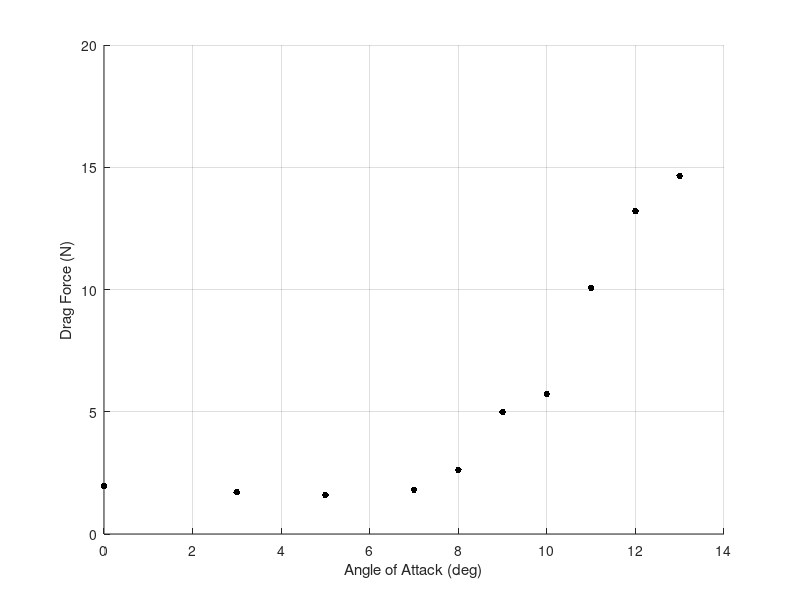

The MATLAB source for this figure: (Note: this script raises an error after producing the figure.)
% EAS 4810C Lab 5
% Plot generation

%% Plot drag force vs alpha

clc; clear; close all;

Fd = [1.958206345
1.704549533
1.592962649
1.817184317
2.625310249
4.99126022
5.728481418
10.07077517
13.20591133
14.65105534];

a = [0
3
5
7
8
9
10
11
12
13];
    
figure;
hold on;
plot(a,Fd,'k.','MarkerSize',15);
ylabel('Drag Force (N)')
xlabel('Angle of Attack (deg)')
grid on;
box off;
matlab2tikz('dragForce.tex','height','\fheight','width','\fwidth')

%% Plot lift force vs alpha

clc; clear; close all;

Fl = [0
27.35742964
38.72684467
49.70505638
55.98542969
66.32375174
73.4976954
65.60831974
63.19365752
61.79559985];

a = [0
3
5
7
8
9
10
11
12
13];
    
figure;
hold on;
plot(a,Fl,'k.','MarkerSize',15);
ylabel('Lift Force (N)')
xlabel('Angle of Attack (deg)')
grid on;
box off;
matlab2tikz('liftForce.tex','height','\fheight','width','\fwidth')

%% Plot moment vs alpha

clc; clear; close all;

M = [0
-1.845242185
-1.516790206
-0.9641498
-0.283300244
0.37970687
1.103431109
2.041708102
0.785569658
-2.105218776];

a = [0
3
5
7
8
9
10
11
12
13];
    
figure;
hold on;
plot(a,M,'k.','MarkerSize',15);
ylabel('Moment (Nm)')
xlabel('Angle of Attack (deg)')
grid on;
box off;
matlab2tikz('moment.tex','height','\fheight','width','\fwidth')

%% Plot CD stuff vs alpha

clc; clear; close all;

CDun = [0.024098266
0.02097669
0.019603469
0.022362807
0.032307843
0.061423923
0.070496385
0.123933934
0.162515846
0.180300215];

CDcor = [0.023524806
0.020477514
0.019136971
0.021830646
0.031539023
0.059962236
0.068818803
0.120984715
0.158648504
0.176009664];

a = [0
3
5
7
8
9
10
11
12
13];

acor = [0
3.051219576
5.083739423
7.117555465
8.140641138
9.173948407
10.19552088
11.17868962
12.17634195
13.1769283];

CD0012 = load('CD_0012.txt','ascii');

orange = '#FA4616';
blue = '#0021A5';

figure;
hold on;
plot(a,CDun,'^','MarkerEdgeColor',orange,'MarkerFaceColor',orange);
plot(acor,CDcor,'square','MarkerEdgeColor',blue,'MarkerFaceColor',blue);
plot(CD0012(:,1),CD0012(:,2),'k-','LineWidth',1.25);
ylabel('C_D')
xlabel('Angle of Attack (deg)')
legend({'Experimental Without Correction','Experimental With Correction','XFOIL'},'Location','northwest')
grid on;
box off;
matlab2tikz('CD.tex','height','\fheight','width','\fwidth')

%% Plot CL stuff vs alpha

clc; clear; close all;

CLun = [0
0.336668611
0.476583991
0.611685107
0.688973236
0.816199681
0.904484351
0.807395364
0.777679817
0.760474906];

CLcor = [0
0.32308476
0.457573009
0.586722313
0.658572369
0.77226345
0.853060434
0.74710964
0.709611403
0.689404208];

a = [0
3
5
7
8
9
10
11
12
13];

acor = [0
3.051219576
5.083739423
7.117555465
8.140641138
9.173948407
10.19552088
11.17868962
12.17634195
13.1769283];

CL0012 = load('CL_0012.txt','ascii');

orange = '#FA4616';
blue = '#0021A5';

figure;
hold on;
plot(a,CLun,'^','MarkerEdgeColor',orange,'MarkerFaceColor',orange);
plot(acor,CLcor,'square','MarkerEdgeColor',blue,'MarkerFaceColor',blue);
plot(CL0012(:,1),CL0012(:,2),'k-','LineWidth',1.25);
ylabel('C_L')
xlabel('Angle of Attack (deg)')
legend({'Experimental Without Correction','Experimental With Correction','XFOIL'},'Location','northwest')
grid on;
box off;
matlab2tikz('CL.tex','height','\fheight','width','\fwidth')

%% Plot CM stuff vs alpha

clc; clear; close all;

CMun = [0
-0.022708095
-0.018666068
-0.011865112
-0.003486376
0.004672785
0.013579149
0.025125863
0.009667452
-0.025907444];

CMcor = [0
-0.020465173
-0.015734457
-0.008300816
0.00034931
0.008938898
0.017988604
0.028090809
0.013055235
-0.020211753];

a = [0
3
5
7
8
9
10
11
12
13];

acor = [0
3.051219576
5.083739423
7.117555465
8.140641138
9.173948407
10.19552088
11.17868962
12.17634195
13.1769283];

CM0012 = load('CM_0012.txt','ascii');

orange = '#FA4616';
blue = '#0021A5';

figure;
hold on;
plot(a,CMun,'^','MarkerEdgeColor',orange,'MarkerFaceColor',orange);
plot(acor,CMcor,'square','MarkerEdgeColor',blue,'MarkerFaceColor',blue);
plot(CM0012(:,1),CM0012(:,2),'k-','LineWidth',1.25);
ylabel('C_M')
xlabel('Angle of Attack (deg)')
legend({'Experimental Without Correction','Experimental With Correction','XFOIL'},'Location','northwest')
grid on;
box off;
matlab2tikz('CM.tex','height','\fheight','width','\fwidth')